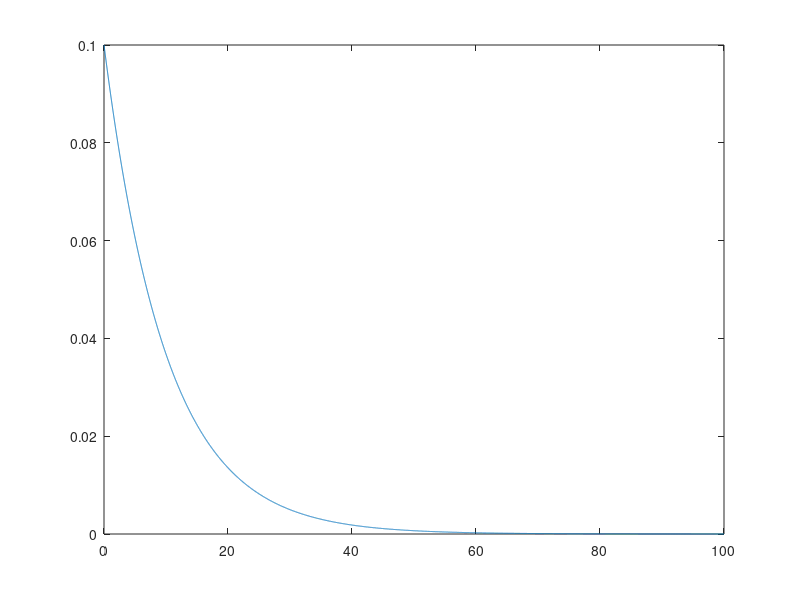

This chart was generated by the following MATLAB code: (Note: this script raises an error after producing the figure.)
% Chrysa Tsimperi
% Data Analysis 2021
% Chapter 3 Excerise 2
% Simulation of the distribution of the mean of the exponential distribution 
M = 1000;
nV = 2.^[2:15]';
tau = 10;

tV = linspace(0,100,10000)';
figure(1)
clf
plot(tV,exppdf(tV,tau))

nn = length(nV);
fprintf('\t n \t average of sample mean \n') 
for i=1:nn
    figure(i+1)
    clf
    n = nV(i);
    mxV = nexponential(tau,n,M,1);
    fprintf('\t %d \t %2.4f \n',n,mean(mxV))
    pause;
end